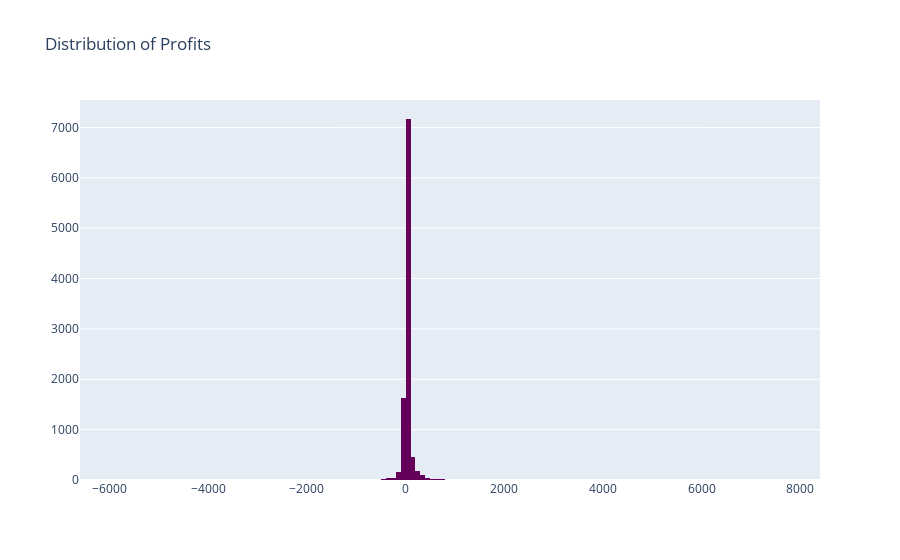

Source (notebook cell):
### Code cell
#Distribution of Profits
trace=go.Histogram(x=superstore_df.Profit, xbins=dict(start=np.min(superstore_df.Profit),size=100,end=np.max(superstore_df.Profit)),marker=dict(color='rgb(100,0,90)'))

layout=go.Layout(
    title='Distribution of Profits'    
)

fig=go.Figure(data=go.Data([trace]),layout=layout)
fig.show()

### Figure 1 — Plotly figure (JSON) as saved in the notebook; plotly's stock layout.template omitted (floating-point values rounded to 4 significant figures; data arrays with more than 128 entries replaced by an {"elided": "..."} marker saying what was removed)
{"data": [{"marker": {"color": "rgb(100,0,90)"}, "type": "histogram", "x": {"elided": "9994 float values"}, "xbins": {"end": 8400.0, "size": 100, "start": -6600.0}}], "layout": {"title": {"text": "Distribution of Profits"}}}
